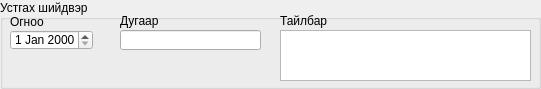
     <widget class="QGroupBox" name="delete_gbox">
      <property name="geometry">
       <rect>
        <x>10</x>
        <y>722</y>
        <width>541</width>
        <height>89</height>
       </rect>
      </property>
      <property name="title">
       <string>Устгах шийдвэр</string>
      </property>
      <widget class="QDateEdit" name="deleted_decision_date">
       <property name="geometry">
        <rect>
         <x>10</x>
         <y>30</y>
         <width>83</width>
         <height>20</height>
        </rect>
       </property>
      </widget>
      <widget class="QLineEdit" name="delete_decision_no_edit">
       <property name="geometry">
        <rect>
         <x>120</x>
         <y>30</y>
         <width>141</width>
         <height>20</height>
        </rect>
       </property>
      </widget>
      <widget class="QTextEdit" name="deleted_comment_edit">
       <property name="geometry">
        <rect>
         <x>280</x>
         <y>30</y>
         <width>251</width>
         <height>51</height>
        </rect>
       </property>
      </widget>
      <widget class="QLabel" name="label_4">
       <property name="geometry">
        <rect>
         <x>10</x>
         <y>14</y>
         <width>81</width>
         <height>16</height>
        </rect>
       </property>
       <property name="text">
        <string>Огноо</string>
       </property>
      </widget>
      <widget class="QLabel" name="label_37">
       <property name="geometry">
        <rect>
         <x>120</x>
         <y>11</y>
         <width>111</width>
         <height>20</height>
        </rect>
       </property>
       <property name="text">
        <string>Дугаар</string>
       </property>
      </widget>
      <widget class="QLabel" name="label_43">
       <property name="geometry">
        <rect>
         <x>280</x>
         <y>11</y>
         <width>111</width>
         <height>20</height>
        </rect>
       </property>
       <property name="text">
        <string>Тайлбар</string>
       </property>
      </widget>
     </widget>
